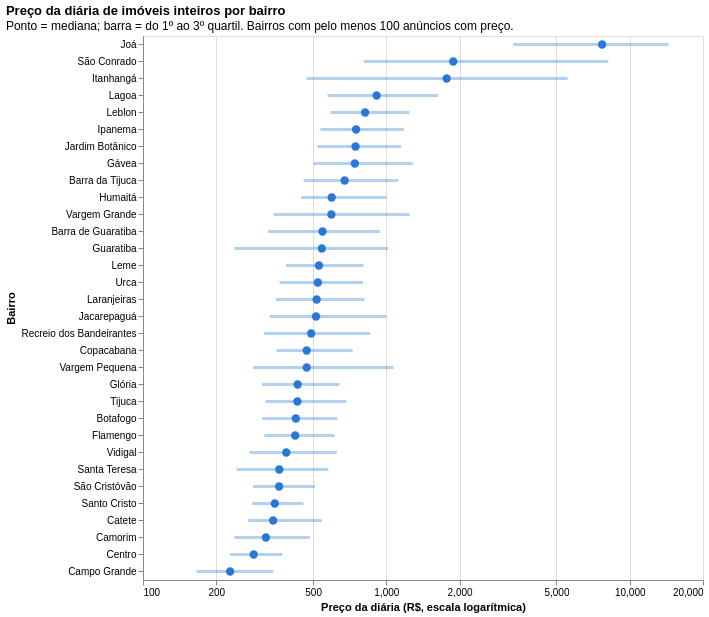

Write notebook code for a chart like this one.
### Markdown cell above
### Gráfico 1 — Preço da diária de imóveis inteiros por bairro *(Pergunta 1)*

**Justificativa do tipo:** gráfico de pontos com intervalo (mediana e 1º–3º quartil), ordenado pela mediana. Barras exigiriam eixo linear partindo de zero, e o Joá (mediana de R$ 7.704) comprimiria os outros 31 bairros em uma faixa ilegível. Um boxplot com valores atípicos seria dominado pelos extremos (o preço máximo é R$ 574.013). O intervalo interquartil mostra também a dispersão dentro do bairro, que a mediana sozinha esconde.

**Decisões de tratamento:**
- **Filtragem:** apenas imóveis inteiros (81% dos anúncios), para não misturar quartos e imóveis completos; excluídos os 3.318 imóveis inteiros sem preço; mantidos os 32 bairros (de 154) com pelo menos 100 anúncios, que reúnem 94,9% dos imóveis inteiros com preço.
- **Escala:** logarítmica no eixo de preço, porque as medianas vão de R$ 228 a R$ 7.704.
- **Moeda:** o arquivo não informa a moeda de `price`; assumo reais, porque o Inside Airbnb publica os preços na moeda local do anúncio.
- **Extremos:** nenhum valor foi excluído; mediana e quartis são pouco sensíveis a valores extremos, o que a média não é (média de R$ 878 contra mediana de R$ 453 na base toda).

### Code cell
# Gráfico 1 — preço da diária por bairro (mediana e intervalo interquartil)
MIN_ANUNCIOS_BAIRRO = 100

inteiros = anuncios[(anuncios['room_type'] == 'Entire home/apt') & anuncios['price'].notna()]
preco_bairro = (
    inteiros.groupby('neighbourhood')['price']
    .agg(anuncios='size', q1=lambda s: s.quantile(0.25), mediana='median', q3=lambda s: s.quantile(0.75))
    .reset_index()
)
preco_bairro = preco_bairro[preco_bairro['anuncios'] >= MIN_ANUNCIOS_BAIRRO]

eixo_preco = alt.Scale(type='log', domain=[100, 20000])
base1 = alt.Chart(preco_bairro).encode(
    y=alt.Y('neighbourhood:N', sort=alt.EncodingSortField('mediana', order='descending'), title='Bairro'),
    tooltip=[
        alt.Tooltip('neighbourhood:N', title='Bairro'),
        alt.Tooltip('anuncios:Q', title='Anúncios', format=','),
        alt.Tooltip('q1:Q', title='1º quartil (R$)', format=',.0f'),
        alt.Tooltip('mediana:Q', title='Mediana (R$)', format=',.0f'),
        alt.Tooltip('q3:Q', title='3º quartil (R$)', format=',.0f'),
    ],
)
faixa1 = base1.mark_rule(strokeWidth=3, opacity=0.35, color=COR_UNICA).encode(
    x=alt.X('q1:Q', scale=eixo_preco, title='Preço da diária (R$, escala logarítmica)',
            axis=alt.Axis(values=[100, 200, 500, 1000, 2000, 5000, 10000, 20000], format=',.0f')),
    x2='q3:Q',
)
ponto1 = base1.mark_point(size=70, filled=True, opacity=1, color=COR_UNICA).encode(x=alt.X('mediana:Q', scale=eixo_preco))

grafico1 = (faixa1 + ponto1).properties(
    width=560, height=alt.Step(17),
    title=alt.TitleParams(
        'Preço da diária de imóveis inteiros por bairro',
        subtitle=[f'Ponto = mediana; barra = do 1º ao 3º quartil. Bairros com pelo menos {MIN_ANUNCIOS_BAIRRO} anúncios com preço.'],
        anchor='start',
    ),
)
grafico1

### Figure 1 — Vega-Lite specification as saved in the notebook (floating-point values rounded to 4 significant figures)
{"config": {"view": {"continuousWidth": 300, "continuousHeight": 300}}, "layer": [{"mark": {"type": "rule", "color": "#2a78d6", "opacity": 0.35, "strokeWidth": 3}, "encoding": {"tooltip": [{"field": "neighbourhood", "title": "Bairro", "type": "nominal"}, {"field": "anuncios", "format": ",", "title": "Anúncios", "type": "quantitative"}, {"field": "q1", "format": ",.0f", "title": "1º quartil (R$)", "type": "quantitative"}, {"field": "mediana", "format": ",.0f", "title": "Mediana (R$)", "type": "quantitative"}, {"field": "q3", "format": ",.0f", "title": "3º quartil (R$)", "type": "quantitative"}], "x": {"axis": {"format": ",.0f", "values": [100, 200, 500, 1000, 2000, 5000, 10000, 20000]}, "field": "q1", "scale": {"domain": [100, 20000], "type": "log"}, "title": "Preço da diária (R$, escala logarítmica)", "type": "quantitative"}, "x2": {"field": "q3"}, "y": {"field": "neighbourhood", "sort": {"field": "mediana", "order": "descending"}, "title": "Bairro", "type": "nominal"}}}, {"mark": {"type": "point", "color": "#2a78d6", "filled": true, "opacity": 1, "size": 70}, "encoding": {"tooltip": [{"field": "neighbourhood", "title": "Bairro", "type": "nominal"}, {"field": "anuncios", "format": ",", "title": "Anúncios", "type": "quantitative"}, {"field": "q1", "format": ",.0f", "title": "1º quartil (R$)", "type": "quantitative"}, {"field": "mediana", "format": ",.0f", "title": "Mediana (R$)", "type": "quantitative"}, {"field": "q3", "format": ",.0f", "title": "3º quartil (R$)", "type": "quantitative"}], "x": {"field": "mediana", "scale": {"domain": [100, 20000], "type": "log"}, "type": "quantitative"}, "y": {"field": "neighbourhood", "sort": {"field": "mediana", "order": "descending"}, "title": "Bairro", "type": "nominal"}}}], "data": {"name": "data-86c29cb91fef49dccdbbeab6e1f09cd5"}, "height": {"step": 17}, "title": {"text": "Preço da diária de imóveis inteiros por bairro", "anchor": "start", "subtitle": ["Ponto = mediana; barra = do 1º ao 3º quartil. Bairros com pelo menos 100 anúncios com preço."]}, "width": 560, "$schema": "https://vega.github.io/schema/vega-lite/v6.4.1.json", "datasets": {"data-86c29cb91fef49dccdbbeab6e1f09cd5": [{"neighbourhood": "Barra da Tijuca", "anuncios": 2959, "q1": 457.0, "mediana": 674.0, "q3": 1120.0}, {"neighbourhood": "Barra de Guaratiba", "anuncios": 154, "q1": 326.8, "mediana": 546.5, "q3": 938.5}, {"neighbourhood": "Botafogo", "anuncios": 1398, "q1": 309.0, "mediana": 424.5, "q3": 628.0}, {"neighbourhood": "Camorim", "anuncios": 709, "q1": 237.0, "mediana": 320.0, "q3": 485.0}, {"neighbourhood": "Campo Grande", "anuncios": 169, "q1": 166.0, "mediana": 228.0, "q3": 343.0}, {"neighbourhood": "Catete", "anuncios": 330, "q1": 270.0, "mediana": 342.5, "q3": 543.0}, {"neighbourhood": "Centro", "anuncios": 2779, "q1": 228.0, "mediana": 285.0, "q3": 373.5}, {"neighbourhood": "Copacabana", "anuncios": 11826, "q1": 354.0, "mediana": 470.5, "q3": 727.0}, {"neighbourhood": "Flamengo", "anuncios": 791, "q1": 315.5, "mediana": 422.0, "q3": 612.0}, {"neighbourhood": "Glória", "anuncios": 304, "q1": 308.8, "mediana": 432.0, "q3": 642.0}, {"neighbourhood": "Guaratiba", "anuncios": 156, "q1": 236.8, "mediana": 543.0, "q3": 1016.0}, {"neighbourhood": "Gávea", "anuncios": 165, "q1": 502.0, "mediana": 742.0, "q3": 1285.0}, {"neighbourhood": "Humaitá", "anuncios": 130, "q1": 446.0, "mediana": 596.0, "q3": 995.8}, {"neighbourhood": "Ipanema", "anuncios": 3210, "q1": 536.0, "mediana": 751.0, "q3": 1179.0}, {"neighbourhood": "Itanhangá", "anuncios": 106, "q1": 471.0, "mediana": 1769.0, "q3": 5557.0}, {"neighbourhood": "Jacarepaguá", "anuncios": 1495, "q1": 331.5, "mediana": 514.0, "q3": 998.0}, {"neighbourhood": "Jardim Botânico", "anuncios": 138, "q1": 520.8, "mediana": 747.0, "q3": 1150.0}, {"neighbourhood": "Joá", "anuncios": 144, "q1": 3321.0, "mediana": 7704.0, "q3": 14440.0}, {"neighbourhood": "Lagoa", "anuncios": 215, "q1": 573.0, "mediana": 912.0, "q3": 1630.0}, {"neighbourhood": "Laranjeiras", "anuncios": 373, "q1": 352.0, "mediana": 517.0, "q3": 813.0}, {"neighbourhood": "Leblon", "anuncios": 1671, "q1": 589.0, "mediana": 818.0, "q3": 1242.0}, {"neighbourhood": "Leme", "anuncios": 660, "q1": 386.2, "mediana": 528.5, "q3": 806.2}, {"neighbourhood": "Recreio dos Bandeirantes", "anuncios": 1964, "q1": 314.0, "mediana": 491.0, "q3": 856.0}, {"neighbourhood": "Santa Teresa", "anuncios": 976, "q1": 242.8, "mediana": 363.0, "q3": 577.2}, {"neighbourhood": "Santo Cristo", "anuncios": 425, "q1": 281.0, "mediana": 348.0, "q3": 456.0}, {"neighbourhood": "São Conrado", "anuncios": 183, "q1": 808.0, "mediana": 1883.0, "q3": 8174.0}, {"neighbourhood": "São Cristóvão", "anuncios": 110, "q1": 283.2, "mediana": 362.5, "q3": 508.8}, {"neighbourhood": "Tijuca", "anuncios": 176, "q1": 319.0, "mediana": 431.0, "q3": 685.0}, {"neighbourhood": "Urca", "anuncios": 120, "q1": 363.8, "mediana": 523.0, "q3": 802.0}, {"neighbourhood": "Vargem Grande", "anuncios": 110, "q1": 344.8, "mediana": 594.5, "q3": 1246.0}, {"neighbourhood": "Vargem Pequena", "anuncios": 108, "q1": 283.5, "mediana": 470.5, "q3": 1068.0}, {"neighbourhood": "Vidigal", "anuncios": 240, "q1": 274.0, "mediana": 388.0, "q3": 625.8}]}}
